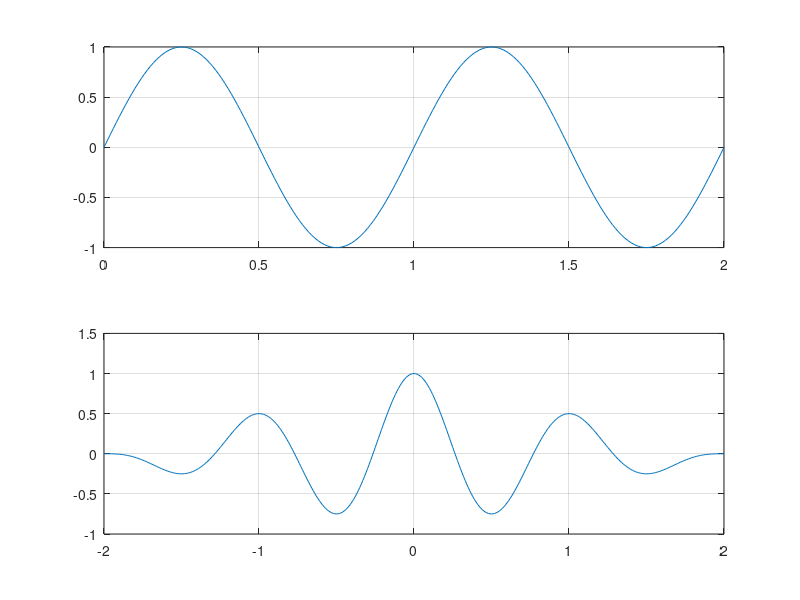

Here is the MATLAB script that generated this plot:
clear all
close all
clc

dt = 0.01;
t = 0:dt:2;
g = sin(2*pi*t);

y = (xcorr(g,g))*dt;
T = linspace(-2,2,length(y));

figure(1)
subplot(2,1,1)
plot(t,g)
grid on

subplot(2,1,2)
plot(T,y)
axis([-2 2 -1 1.5])
grid on
